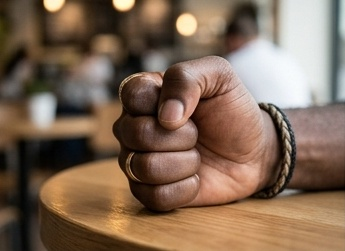
#> input picture datasets/rock_01.jpg, 345 x 251 px
$ python -i augmented.py   (imports and definitions only)
#> lines starting #> are read from the running program, lines starting #| are printed output that depends on the picture
#> further down, picture is the input picture: PIL image 345x251 RGB; mean R, G, B 128.1, 104.2, 85.1
from PIL import Image, ImageEnhance, ImageOps
import os
import random

# Where the original dataset is located
INPUT_DIR = "rock-paper-scissors-dataset-main/datasets"

# Where the new augmented dataset will be saved
OUTPUT_DIR = "augmented_dataset"

# Your three classes
CLASSES = ["rock", "paper", "scissors"]


def augment_image(image):
    """Create one random augmented version of an image."""

    # Horizontal flip with 50% probability
    if random.random() < 0.5:
        image = ImageOps.mirror(image)

    # Small rotation
    angle = random.uniform(-15, 15)
    image = image.rotate(angle, resample=Image.Resampling.BICUBIC)
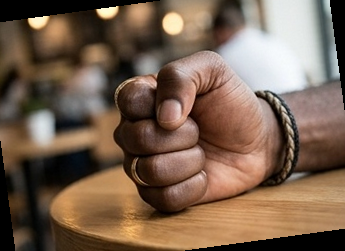
#> image: PIL image 345x251 RGB; mean R, G, B 121, 97.8, 79.7

    # Slight brightness change
    brightness = random.uniform(0.85, 1.15)
    image = ImageEnhance.Brightness(image).enhance(brightness)

    # Slight contrast change
    contrast = random.uniform(0.85, 1.15)
    image = ImageEnhance.Contrast(image).enhance(contrast)

    # Small random crop and resize
    width, height = image.size
#> width = 345; height = 251

    crop_ratio = random.uniform(0.90, 1.0)

    crop_width = int(width * crop_ratio)
#> crop_width = 328
    crop_height = int(height * crop_ratio)
#> crop_height = 238

    left = random.randint(0, width - crop_width)
#> left = 12
    top = random.randint(0, height - crop_height)
#> top = 12

    image = image.crop((
        left,
        top,
        left + crop_width,
        top + crop_height
    ))
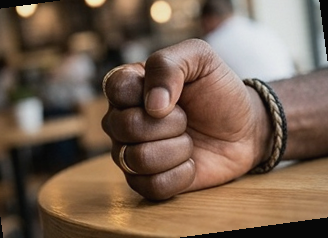
#> image: PIL image 328x238 RGB; mean R, G, B 120.4, 98.1, 81

    image = image.resize((width, height), Image.Resampling.LANCZOS)
#> image: PIL image 345x251 RGB

    return image


# Create output directory
# [1 line not run here, left out]

total_original = 0
total_augmented = 0

# [62 lines not run here, left out]

>>> from PIL import Image
>>> picture = Image.open('datasets/rock_01.jpg')
>>> result = augment_image(picture)

$ run again, on datasets/rock_05.jpg
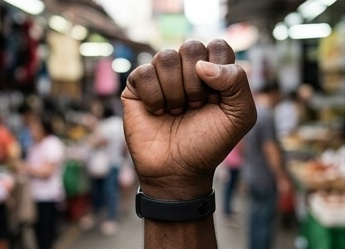
#> input picture datasets/rock_05.jpg, 345 x 249 px
#> picture is the input picture: PIL image 345x249 RGB; mean R, G, B 115.1, 101.4, 92.7
#> in augment_image, `image = image.rotate(angle, resample=Image.Resampling.BICUBIC)`:
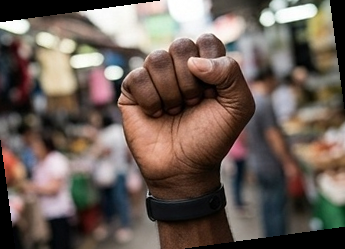
#> image: PIL image 345x249 RGB; mean R, G, B 109.3, 95.6, 87.4
#> in augment_image, `image = image.crop(( left, top, left + crop_width, top + crop_height ))`:
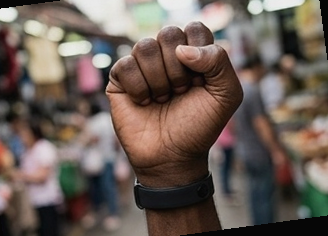
#> image: PIL image 328x236 RGB; mean R, G, B 107.7, 94.3, 86.5

$ run again, on datasets/rock_06.jpg
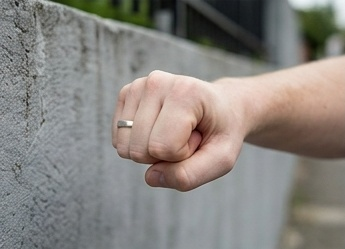
#> input picture datasets/rock_06.jpg, 345 x 249 px
#> picture is the input picture: PIL image 345x249 RGB; mean R, G, B 136.2, 132.1, 127.3
#> in augment_image, `image = image.rotate(angle, resample=Image.Resampling.BICUBIC)`:
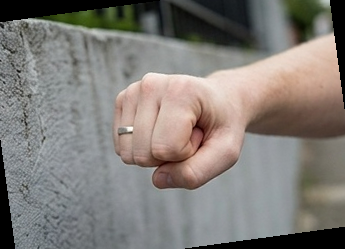
#> image: PIL image 345x249 RGB; mean R, G, B 128.5, 124.1, 119.5
#> in augment_image, `image = image.crop(( left, top, left + crop_width, top + crop_height ))`:
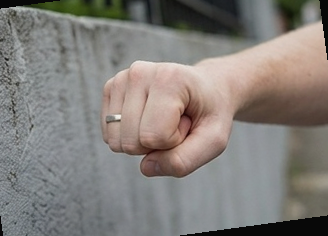
#> image: PIL image 328x236 RGB; mean R, G, B 131.3, 126.6, 122.3

$ run again, on datasets/rock_07.jpg
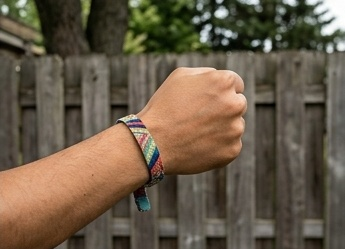
#> input picture datasets/rock_07.jpg, 345 x 249 px
#> picture is the input picture: PIL image 345x249 RGB; mean R, G, B 105, 90.5, 71.8
#> in augment_image, `image = image.rotate(angle, resample=Image.Resampling.BICUBIC)`:
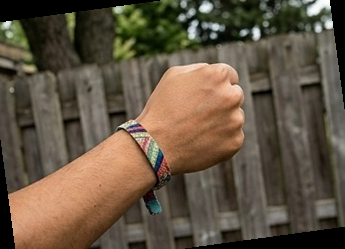
#> image: PIL image 345x249 RGB; mean R, G, B 98.3, 84.2, 66.4
#> in augment_image, `image = image.crop(( left, top, left + crop_width, top + crop_height ))`:
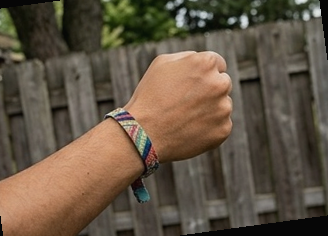
#> image: PIL image 328x236 RGB; mean R, G, B 98.6, 84.4, 67.4
